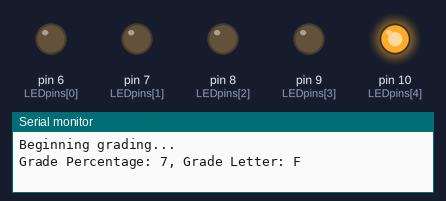
Simulated run of this sketch. Board: Arduino Uno, built with avr-gcc and run on an emulated ATmega328P. Parts: output pins drawn as LEDs (lit = HIGH), the last lines printed to the serial monitor. Random numbers use the default seed unless the sketch sets one.

Above: at 0.1 s.
At 17.6 s:
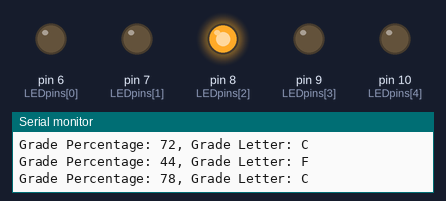
At 27.6 s:
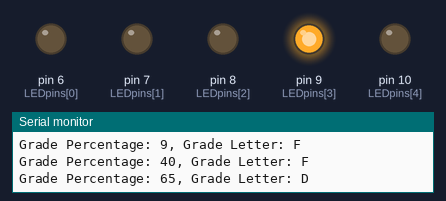
At 30.1 s:
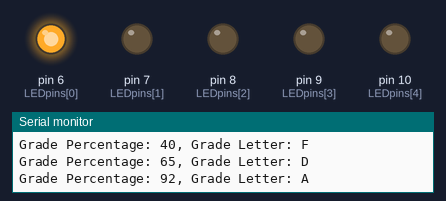
At 35.1 s:
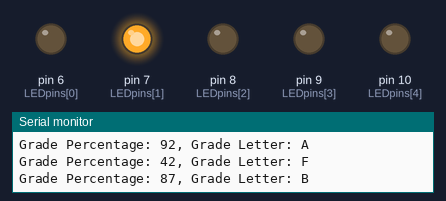
Timing chart, 0 to 39.0 s (numbered marks = the images above):
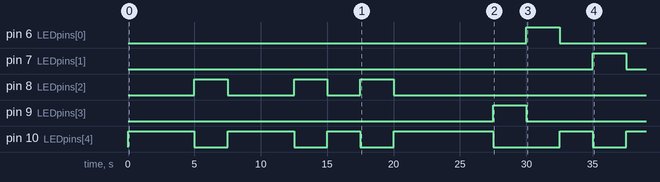

Measured:
- by itself, pin 6 (LEDpins[0]): LOW → HIGH at 30.0 s, → LOW 2.5 s later
- by itself, pin 7 (LEDpins[1]): LOW → HIGH at 35.0 s, → LOW 2.5 s later
- by itself, pin 8 (LEDpins[2]): goes HIGH 2.5 s, LOW 5.0 s, HIGH 2.5 s, LOW 2.5 s, HIGH 2.5 s, then LOW
- by itself, pin 9 (LEDpins[3]): LOW → HIGH at 27.5 s, → LOW 2.5 s later
- by itself, pin 10 (LEDpins[4]): LOW → HIGH at 0.00 s, → LOW 5.0 s later, → HIGH 2.5 s later, → LOW 5.0 s later, … (11 changes in this stretch)

The sketch:

Random_Grade_LED_Light.ino
```cpp
// Define LED pins, one for each grade letter
int LEDpins[] = {6, 7, 8, 9, 10};
void setup() {
  // Loop through each pin and set it as a digital output
  for (int pin=0; pin<=5; pin++) {
    pinMode(LEDpins[pin], OUTPUT);
  }
  // Setup serial communication
  Serial.begin(115200);
  Serial.println("Beginning grading...");
}
void loop() {
  // Clear the pin status
  for (int i=0; i<5; i++) {
    digitalWrite(LEDpins[i], LOW);
  }
  // Generate a random number to represent a grade
  int randGrade = random(0,100);
  // Buffer to hold the formatted string
  char buf[50];
  // Determine the grade letter based on the random grade
  if (randGrade >= 90 && randGrade < 100) {
    digitalWrite(LEDpins[0], HIGH);
    sprintf(buf, "Grade Percentage: %d, Grade Letter: A", randGrade);
  } else if (randGrade >= 80 && randGrade < 90) {
    digitalWrite(LEDpins[1], HIGH);
    sprintf(buf, "Grade Percentage: %d, Grade Letter: B", randGrade);
  } else if (randGrade >= 70 && randGrade < 80) {
    digitalWrite(LEDpins[2], HIGH);
    sprintf(buf, "Grade Percentage: %d, Grade Letter: C", randGrade);
  } else if (randGrade >= 60 && randGrade < 70) {
    digitalWrite(LEDpins[3], HIGH);
    sprintf(buf, "Grade Percentage: %d, Grade Letter: D", randGrade);
  } else if (randGrade < 60) {
    digitalWrite(LEDpins[4], HIGH);
    sprintf(buf, "Grade Percentage: %d, Grade Letter: F", randGrade);
  }
  // Print the formatted string to the Serial Monitor
  Serial.println(buf);
  delay(2500);
}
```
